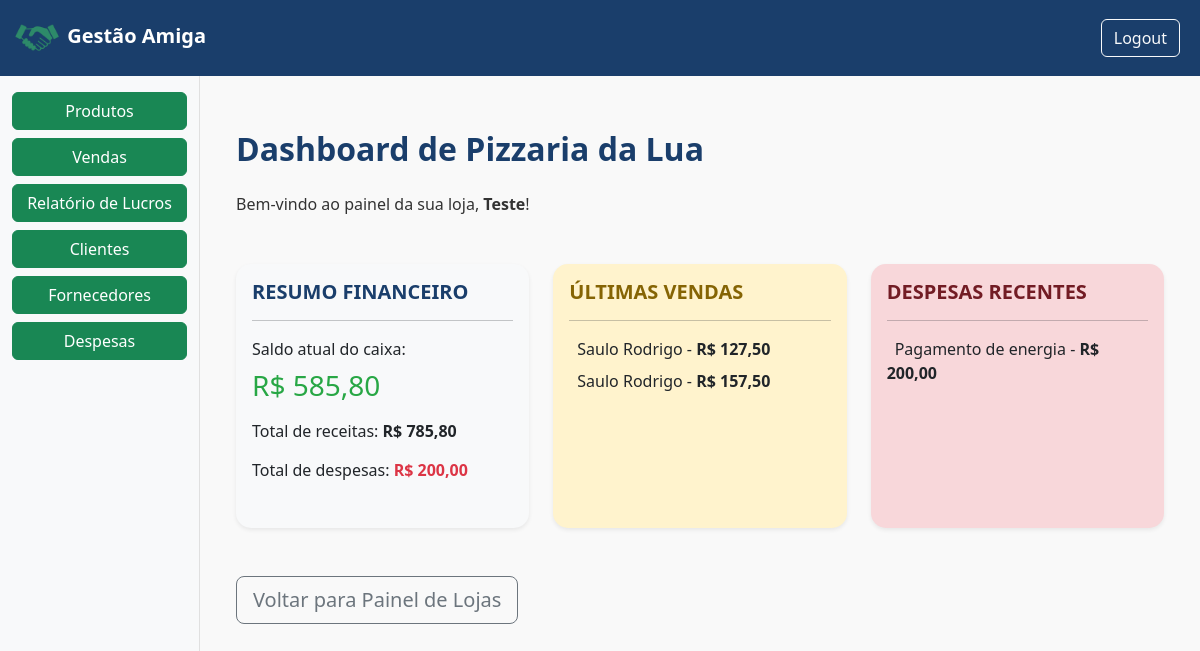
The app's page /loja/9/dashboard/ (signed in), older data.
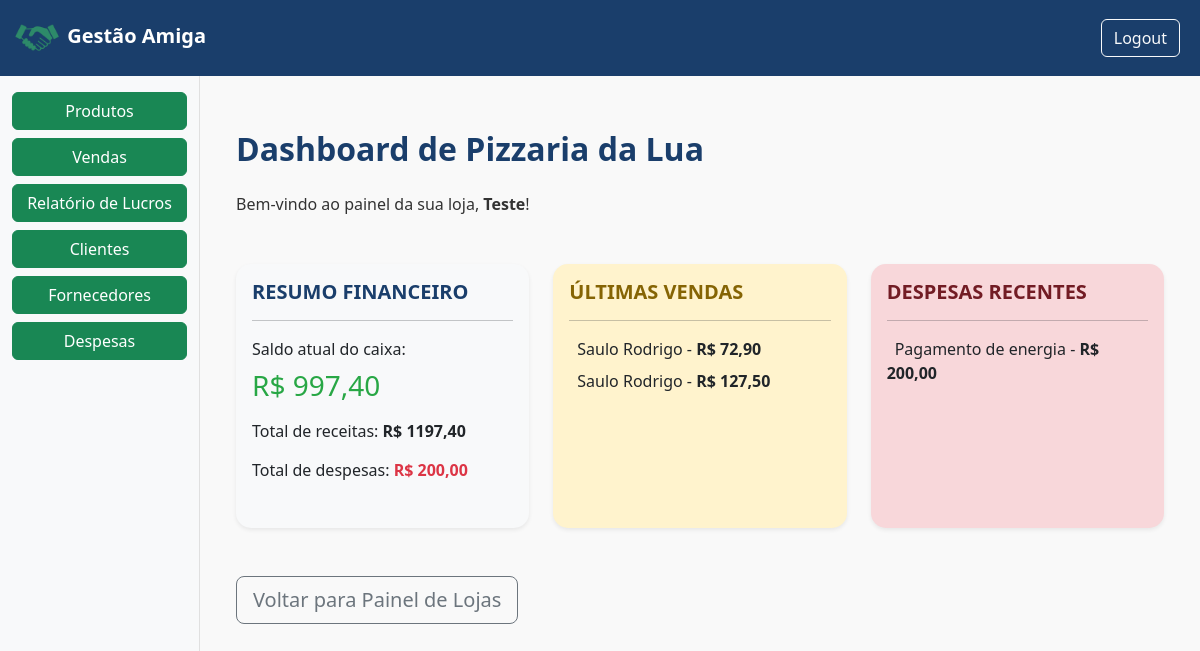
The same page, newer data.
### gestao/models.py (models this page shows, shortened)
class Venda(models.Model):
    FORMAS_PAGAMENTO = [
        ('dinheiro', 'Espécie'),
        ('pix', 'PIX'),
        ('debito', 'Débito'),
        ('credito_avista', 'Crédito à vista'),
        ('credito_parcelado', 'Crédito Parcelado'),
    ]
    loja = models.ForeignKey(Loja, on_delete=models.CASCADE, related_name="vendas", default=1)
    cliente = models.ForeignKey(Cliente, on_delete=models.CASCADE, related_name="vendas_cliente", blank = True, null = True)
    forma_pagamento = models.CharField(max_length=20, choices=FORMAS_PAGAMENTO, default='dinheiro')
    parcelas = models.IntegerField(default=1)
    data = models.DateTimeField(auto_now_add=True)
    valor_total = models.DecimalField(max_digits=10, decimal_places=2, default=0)

class Cliente(models.Model):
    usuario = models.ForeignKey(User, on_delete=models.CASCADE)
    loja = models.ForeignKey(Loja, on_delete=models.CASCADE, default=1)
    nome = models.CharField(max_length=100)
    email = models.EmailField(blank=True, null=True)
    telefone = models.CharField(max_length=20, blank = True, null=True)
    endereco = models.TextField(blank = True, null=True)
    data_cadastro = models.DateTimeField(auto_now_add=True)
    total_compras = models.IntegerField(default=0)

class Despesa(models.Model):
    loja = models.ForeignKey(Loja, on_delete=models.CASCADE)
    descricao = models.CharField(max_length=255)
    valor = models.DecimalField(max_digits=10, decimal_places=2)
    data = models.DateField(auto_now_add=True)
    categoria = models.CharField(max_length=100, blank=True, null=True)
    observacoes = models.TextField(blank=True, null=True)

### gestao/views.py (the view)
# urls.py: path('loja/<int:loja_id>/dashboard/', views.dashboard_loja, name="dashboard_loja"),
@login_required
def dashboard_loja(request, loja_id):
    user = request.user
    try:
        loja = user.lojas.get(id=loja_id)
    except Loja.DoesNotExist:
        return redirect('painel_loja')
    total_receitas = loja.vendas.aggregate(total=Sum('valor_total'))['total'] or 0
    total_despesas = Despesa.objects.filter(loja=loja).aggregate(total=Sum('valor'))['total'] or 0
    saldo_atual = total_receitas - total_despesas
    vendas = loja.vendas.order_by('-data')
    clientes_vistos = set()
    ultimas_vendas = []
    for venda in vendas:
        if venda.cliente and venda.cliente.id not in clientes_vistos:
            ultimas_vendas.append(venda)
            clientes_vistos.add(venda.cliente.id)
        if len(ultimas_vendas) == 3:
            break
    despesas_recentes = Despesa.objects.filter(loja=loja).order_by('data')[:3]
    contexto = {
        'loja': loja,
        'total_receitas': total_receitas,
        'total_despesas': total_despesas,
        'saldo_atual': saldo_atual,
        'ultimas_vendas': ultimas_vendas,
        'despesas_recentes': despesas_recentes,
        'mostrar_sidebar': True,
    }
    return render(request, 'dashboard_loja.html', contexto)

### templates/dashboard_loja.html (shortened to what this page needs)
{% extends 'base.html' %}
{% block content %}
<div class="container" style="margin-top: 30px;">
    <h2 class="mb-4" style="color: var(--cor-primaria); font-weight: 700;">Dashboard de {{ loja.nome }}</h2>
    <p class="mb-5">Bem-vindo ao painel da sua loja, <strong>{{ user.first_name }}</strong>!</p>
    <div class="row g-4">
        <div class="col-md-4">
            <div class="card shadow-sm border-0 h-100" style="border-radius: 15px; background: #f8f9fa;">
                <div class="card-body">
                    <h5 class="card-title text-uppercase" style="color: var(--cor-primaria); font-weight: 600;">Resumo Financeiro</h5>
                    <hr>
                    <p class="mb-2">Saldo atual do caixa:</p>
                    <h3 class="mb-3" style="color: #28a745;">R$ {{ saldo_atual | floatformat:2 }}</h3>
                    <p>Total de receitas: <strong>R$ {{ total_receitas | floatformat:2 }}</strong></p>
                    <p>Total de despesas: <strong style="color: #dc3545;">R$ {{ total_despesas | floatformat:2 }}</strong></p>
                </div>
            </div>
        </div>
        <div class="col-md-4">
            <div class="card shadow-sm border-0 h-100" style="border-radius: 15px; background: #fff3cd;">
                <div class="card-body">
                    <h5 class="card-title text-uppercase" style="color: #856404; font-weight: 600;">Últimas Vendas</h5>
                    <hr>
                    <ul class="list-unstyled mb-0">
                        {% for venda in ultimas_vendas %}
                            <li class="mb-2">
                                {{ venda.cliente.nome }} - <strong>R$ {{ venda.valor_total | floatformat:2 }}</strong>
                            </li>
                        {% empty %}
                            <li>Nenhuma venda registrada</li>
                        {% endfor %}
                    </ul>
                </div>
            </div>
        </div>
        <div class="col-md-4">
            <div class="card shadow-sm border-0 h-100" style="border-radius: 15px; background: #f8d7da;">
                <div class="card-body">
                    <h5 class="card-title text-uppercase" style="color: #721c24; font-weight: 600;">Despesas Recentes</h5>
                    <hr>
                    <ul class="list-unstyled mb-0">
                        {% for despesa in despesas_recentes %}
                            <li class="mb-2">
                                {{ despesa.descricao }} - <strong>R$ {{ despesa.valor | floatformat:2 }}</strong>
                            </li>
                        {% empty %}
                            <li>Nenhuma despesa registrada</li>
                        {% endfor %}
                    </ul>
                </div>
            </div>
        </div>
    </div>
    <div class="mt-5">
        <a href="{% url 'painel_loja' %}" class="btn btn-outline-secondary btn-lg">Voltar para Painel de Lojas</a>
    </div>
</div>
{% endblock %}

Row changes from the older to the newer data that the page shows:
no longer on this page (row unchanged): Venda: cliente.nome "Saulo Rodrigo", valor_total "157,50"
added Venda: cliente.nome "Saulo Rodrigo", valor_total "72,90"
Text that changed along with them:
{{ saldo_atual | floatformat:2 }}: "585,80" → "997,40"
{{ total_receitas | floatformat:2 }}: "785,80" → "1197,40"
